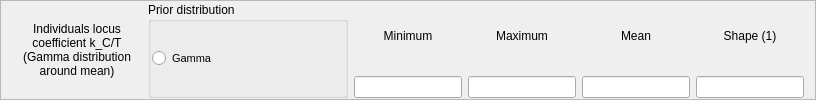
         <widget class="QFrame" name="frame_3">
          <property name="maximumSize">
           <size>
            <width>16777215</width>
            <height>100</height>
           </size>
          </property>
          <property name="frameShape">
           <enum>QFrame::StyledPanel</enum>
          </property>
          <property name="frameShadow">
           <enum>QFrame::Raised</enum>
          </property>
          <layout class="QHBoxLayout" name="horizontalLayout_3">
           <property name="topMargin">
            <number>1</number>
           </property>
           <property name="bottomMargin">
            <number>1</number>
           </property>
           <item>
            <widget class="QLabel" name="label_8">
             <property name="minimumSize">
              <size>
               <width>130</width>
               <height>0</height>
              </size>
             </property>
             <property name="maximumSize">
              <size>
               <width>130</width>
               <height>16777215</height>
              </size>
             </property>
             <property name="font">
              <font>
               <pointsize>9</pointsize>
              </font>
             </property>
             <property name="text">
              <string>Individuals locus
coefficient k_C/T
(Gamma distribution
around mean)</string>
             </property>
             <property name="alignment">
              <set>Qt::AlignCenter</set>
             </property>
            </widget>
           </item>
           <item>
            <widget class="QGroupBox" name="groupBox_2">
             <property name="minimumSize">
              <size>
               <width>200</width>
               <height>0</height>
              </size>
             </property>
             <property name="maximumSize">
              <size>
               <width>200</width>
               <height>16777215</height>
              </size>
             </property>
             <property name="title">
              <string>Prior distribution</string>
             </property>
             <layout class="QHBoxLayout" name="horizontalLayout_4">
              <property name="spacing">
               <number>1</number>
              </property>
              <property name="leftMargin">
               <number>1</number>
              </property>
              <property name="rightMargin">
               <number>1</number>
              </property>
              <item>
               <widget class="QRadioButton" name="radioButton_6">
                <property name="font">
                 <font>
                  <pointsize>8</pointsize>
                 </font>
                </property>
                <property name="text">
                 <string>Gamma</string>
                </property>
               </widget>
              </item>
             </layout>
            </widget>
           </item>
           <item>
            <layout class="QVBoxLayout" name="verticalLayout_5">
             <item>
              <widget class="QLabel" name="label_9">
               <property name="maximumSize">
                <size>
                 <width>16777215</width>
                 <height>16777215</height>
                </size>
               </property>
               <property name="text">
                <string>Minimum</string>
               </property>
               <property name="alignment">
                <set>Qt::AlignCenter</set>
               </property>
              </widget>
             </item>
             <item>
              <widget class="QLineEdit" name="lineEdit_5">
               <property name="maximumSize">
                <size>
                 <width>16777215</width>
                 <height>16777215</height>
                </size>
               </property>
               <property name="alignment">
                <set>Qt::AlignCenter</set>
               </property>
              </widget>
             </item>
            </layout>
           </item>
           <item>
            <layout class="QVBoxLayout" name="verticalLayout_7">
             <item>
              <widget class="QLabel" name="label_10">
               <property name="maximumSize">
                <size>
                 <width>16777215</width>
                 <height>16777215</height>
                </size>
               </property>
               <property name="text">
                <string>Maximum</string>
               </property>
               <property name="alignment">
                <set>Qt::AlignCenter</set>
               </property>
              </widget>
             </item>
             <item>
              <widget class="QLineEdit" name="lineEdit_6">
               <property name="maximumSize">
                <size>
                 <width>16777215</width>
                 <height>16777215</height>
                </size>
               </property>
               <property name="alignment">
                <set>Qt::AlignCenter</set>
               </property>
              </widget>
             </item>
            </layout>
           </item>
           <item>
            <layout class="QVBoxLayout" name="verticalLayout_8">
             <item>
              <widget class="QLabel" name="label_11">
               <property name="maximumSize">
                <size>
                 <width>16777215</width>
                 <height>16777215</height>
                </size>
               </property>
               <property name="text">
                <string>Mean</string>
               </property>
               <property name="alignment">
                <set>Qt::AlignCenter</set>
               </property>
              </widget>
             </item>
             <item>
              <widget class="QLineEdit" name="lineEdit_7">
               <property name="maximumSize">
                <size>
                 <width>16777215</width>
                 <height>16777215</height>
                </size>
               </property>
               <property name="alignment">
                <set>Qt::AlignCenter</set>
               </property>
              </widget>
             </item>
            </layout>
           </item>
           <item>
            <layout class="QVBoxLayout" name="verticalLayout_9">
             <item>
              <widget class="QLabel" name="label_12">
               <property name="maximumSize">
                <size>
                 <width>16777215</width>
                 <height>16777215</height>
                </size>
               </property>
               <property name="text">
                <string>Shape (1)</string>
               </property>
               <property name="alignment">
                <set>Qt::AlignCenter</set>
               </property>
              </widget>
             </item>
             <item>
              <widget class="QLineEdit" name="lineEdit_8">
               <property name="maximumSize">
                <size>
                 <width>16777215</width>
                 <height>16777215</height>
                </size>
               </property>
               <property name="alignment">
                <set>Qt::AlignCenter</set>
               </property>
              </widget>
             </item>
            </layout>
           </item>
          </layout>
         </widget>
